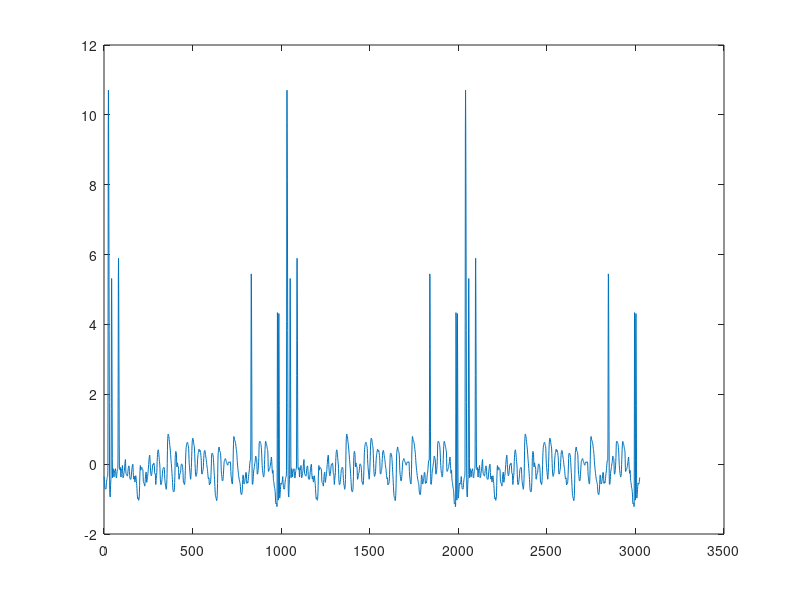

MATLAB code to generate this figure: (Note: this script raises an error after producing the figure.)
clear all
close all
clc

%% Set up
pwdd = erase(fileparts(pwd), 'Part_3');
addpath(genpath([pwdd, 'Part_2\Subpart5']));

load RRI_2_5.mat

which = [1 2 3];

full_signal = [RRI_trial1 RRI_trial2 RRI_trial3];
full_signal = zscore(full_signal);
plot(full_signal)

trials = {RRI_trial1; RRI_trial2; RRI_trial3};
frequencies = [RRI_fs1 RRI_fs2 RRI_fs3];
clear RRI_trial1 RRI_trial2 RRI_trial3 RRI_fs1 RRI_fs2 RRI_fs3

if (which(1) >= 1 && which(1) <=3)
    for i = which
        [psd, psd50, psd150, n50, n150] = psd_trials(trials{i}, frequencies(i));

        figure()
        plot(0:1/length(psd):1-1/length(psd), psd)
        title(sprintf('Standard periodogram for Trial %.0f', i))
        xlabel('normalised frequency (2\pi rad/sample)')
        ylabel('Magnitude (Au)')
        xlim([0 0.2])

        figure()
        plot(0:1/n50:1-1/n50, psd50)
        title(sprintf('Averaged periodogram for 50s of Trial %.0f', i))
        xlabel('normalised frequency (2\pi rad/sample)')
        ylabel('Magnitude (Au)')
        xlim([0 0.2])

        figure()
        plot(0:1/n150:1-1/n150, psd150)
        title(sprintf('Averaged periodogram for 150s of Trial %.0f', i))
        xlabel('normalised frequency (2\pi rad/sample)')
        ylabel('Magnitude (Au)')
        xlim([0 0.2])

    end
end


